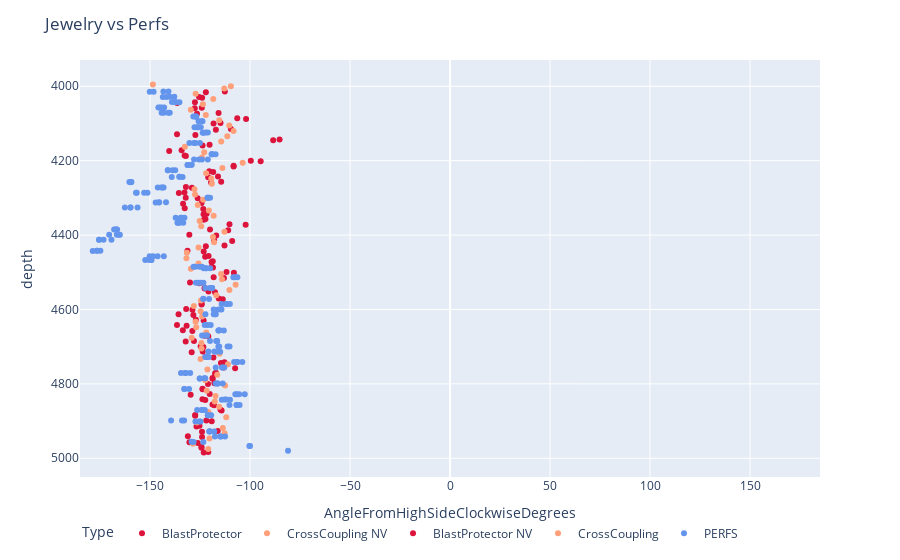

Here is the notebook cell this chart was saved with:
### Code cell
fig  = combined.plot(x='AngleFromHighSideClockwiseDegrees', y='depth', kind='scatter', color='type', custom_data=['name', 'angle'], color_discrete_map={'CrossCoupling':'lightsalmon', 'CrossCoupling NV':'lightsalmon', 'BlastProtector':'crimson', 'BlastProtector NV':'crimson', 'Centralizer':'lightblue', 'PERFS':'cornflowerblue', 'NV':'grey'})
fig.update_layout(hovermode="y", title="Jewelry vs Perfs", legend_title="Type", legend_orientation="h", template="plotly")
fig.update_traces(hovertemplate='%{customdata[0]}<br>%{customdata[1]}')
fig.update_xaxes(range=[-185, 185])
fig.update_yaxes(autorange="reversed")

### Figure 1 — Plotly figure (JSON) as saved in the notebook; plotly's stock layout.template omitted (floating-point values rounded to 4 significant figures; data arrays with more than 128 entries replaced by an {"elided": "..."} marker saying what was removed)
{"data": [{"customdata": [[["J1", "BP1"], 300], [["J1", "BP2"], 300], [["J2", "BP2"], 300], [["J3", "BP2"], 300], [["J3", "BP1"], 310], [["J4", "BP1"], 300], [["J4", "BP2"], 310], [["J5", "BP1"], 300], [["J5", "BP2"], 290], [["J6", "BP1"], 300], [["J6", "BP2"], 300], [["J7", "BP1"], 290], [["J7", "BP2"], 300], [["J8", "BP1"], 300], [["J9", "BP1"], 290], [["J9", "BP2"], 290], [["J10", "BP1"], 290], [["J10", "BP2"], 290], [["J11", "BP1"], 300], [["J11", "BP2"], 300], [["J12", "BP1"], 300], [["J12", "BP2"], 300], [["J13", "BP1"], 300], [["J14", "BP1"], 300], [["J14", "BP2"], 290], [["J15", "BP1"], 290], [["J15", "BP2"], 290], [["J16", "BP1"], 290], [["J16", "BP2"], 290], [["J17", "BP1"], 280], [["J17", "BP2"], 290], [["J18", "BP1"], 290], [["J18", "BP2"], 290], [["J19", "BP1"], 290], [["J19", "BP2"], 300], [["J20", "BP1"], 300], [["J20", "BP2"], 300], [["J21", "BP1"], 300], [["J21", "BP2"], 300], [["J22", "BP1"], 310], [["J22", "BP2"], 300], [["J23", "BP1"], 300], [["J23", "BP2"], 300], [["J24", "BP1"], 300], [["J24", "BP2"], 310], [["J25", "BP1"], 310], [["J25", "BP2"], 310], [["J26", "BP1"], 300], [["J26", "BP2"], 300], [["J27", "BP1"], 300], [["J27", "BP2"], 310], [["J28", "BP1"], 300], [["J28", "BP2"], 310], [["J29", "BP1"], 300], [["J30", "BP1"], 290], [["J30", "BP2"], 290], [["J31", "BP1"], 290], [["J31", "BP2"], 300], [["J32", "BP1"], 300], [["J32", "BP2"], 300], [["J33", "BP1"], 300], [["J33", "BP2"], 300], [["J34", "BP1"], 290], [["J34", "BP2"], 290], [["J35", "BP1"], 280], [["J35", "BP2"], 290], [["J36", "BP1"], 290], [["J36", "BP2"], 290], [["J37", "BP1"], 290], [["J37", "BP2"], 290], [["J38", "BP1"], 300], [["J38", "BP2"], 300], [["J39", "BP1"], 300], [["J39", "BP2"], 310], [["J40", "BP1"], 300], [["J40", "BP2"], 290], [["J41", "BP1"], 280], [["J41", "BP2"], 290], [["J42", "BP1"], 290], [["J42", "BP2"], 310], [["J43", "BP1"], 290], [["J43", "BP2"], 290], [["J44", "BP1"], 280], [["J44", "BP2"], 290], [["J45", "BP1"], 300], [["J45", "BP2"], 300], [["J46", "BP1"], 300], [["J46", "BP2"], 300], [["J47", "BP1"], 300], [["J47", "BP2"], 310], [["J48", "BP1"], 310], [["J48", "BP2"], 300], [["J49", "BP1"], 300], [["J49", "BP2"], 310], [["J50", "BP1"], 310], [["J50", "BP2"], 310], [["J51", "BP1"], 300], [["J51", "BP2"], 310], [["J52", "BP1"], 290], [["J52", "BP2"], 290], [["J53", "BP1"], 300], [["J53", "BP2"], 290], [["J54", "BP1"], 290], [["J54", "BP2"], 300], [["J55", "BP1"], 280], [["J55", "BP2"], 280], [["J56", "BP1"], 270], [["J56", "BP2"], 270], [["J57", "BP1"], 310], [["J57", "BP2"], 310], [["J58", "BP1"], 320], [["J58", "BP2"], 310], [["J59", "BP1"], 300], [["J59", "BP2"], 300], [["J60", "BP1"], 260], [["J60", "BP2"], 260], [["J61", "BP1"], 300], [["J61", "BP2"], 310], [["J62", "BP1"], 290], [["J62", "BP2"], 280], [["J63", "BP1"], 290], [["J63", "BP2"], 290], [["J64", "BP1"], 280], [["J64", "BP2"], 280], [["J65", "BP1"], 300], [["J65", "BP2"], 290], [["J66", "BP1"], 300], [["J66", "BP2"], 300], [["J67", "BP1"], 310], [["J67", "BP2"], 300], [["J68", "BP1"], 300], [["J68", "BP2"], 300], [["J69", "BP1"], 300], [["J69", "BP2"], 290]], "hovertemplate": "%{customdata[0]}<br>%{customdata[1]}", "legendgroup": "BlastProtector", "marker": {"color": "crimson", "symbol": "circle"}, "mode": "markers", "name": "BlastProtector", "orientation": "v", "showlegend": true, "type": "scatter", "x": {"elided": "134 float values"}, "xaxis": "x", "y": {"elided": "134 float values"}, "yaxis": "y"}, {"customdata": [["CC1", 300]], "hovertemplate": "%{customdata[0]}<br>%{customdata[1]}", "legendgroup": "CrossCoupling NV", "marker": {"color": "lightsalmon", "symbol": "circle"}, "mode": "markers", "name": "CrossCoupling NV", "orientation": "v", "showlegend": true, "type": "scatter", "x": [-120.9], "xaxis": "x", "y": [4975.0], "yaxis": "y"}, {"customdata": [[["J2", "BP1"], 300], [["J8", "BP2"], 300], [["J13", "BP2"], 300], [["J29", "BP2"], 300]], "hovertemplate": "%{customdata[0]}<br>%{customdata[1]}", "legendgroup": "BlastProtector NV", "marker": {"color": "crimson", "symbol": "circle"}, "mode": "markers", "name": "BlastProtector NV", "orientation": "v", "showlegend": true, "type": "scatter", "x": [-124.3, -127.4, -123.7, -124.2], "xaxis": "x", "y": [4972.0, 4884.0, 4813.0, 4584.0], "yaxis": "y"}, {"customdata": {"elided": "70x2 mixed values"}, "hovertemplate": "%{customdata[0]}<br>%{customdata[1]}", "legendgroup": "CrossCoupling", "marker": {"color": "lightsalmon", "symbol": "circle"}, "mode": "markers", "name": "CrossCoupling", "orientation": "v", "showlegend": true, "type": "scatter", "x": [-128.5, -120.3, -112.7, -113.6, -126.6, -111.9, -120.8, -115.4, -117.6, -117.2, -121.6, -112.4, -122.4, -116.4, -121.3, -111.1, -124.7, -115.2, -124.2, -124.3, -129.2, -121.9, -126.9, -127.2, -123.9, -124.7, -128.1, -124.5, -116.9, -110.3, -107.2, -114.0, -114.5, -129.6, -125.8, -131.8, -131.6, -125.7, -118.0, -118.5, -112.8, -124.4, -125.2, -118.2, -120.6, -126.1, -123.4, -127.5, -127.8, -119.1, -119.4, -121.9, -113.8, -103.7, -124.0, -122.9, -132.6, -114.4, -111.3, -108.2, -110.4, -115.4, -122.1, -129.6, -123.5, -118.4, -127.2, -112.9, -109.6, -148.6], "xaxis": "x", "y": [4961.0, 4947.0, 4932.0, 4918.0, 4904.0, 4890.0, 4876.0, 4861.0, 4847.0, 4833.0, 4819.0, 4804.0, 4790.0, 4776.0, 4761.0, 4747.0, 4733.0, 4719.0, 4705.0, 4690.0, 4676.0, 4662.0, 4648.0, 4633.0, 4619.0, 4605.0, 4590.0, 4576.0, 4562.0, 4548.0, 4533.0, 4519.0, 4505.0, 4491.0, 4476.0, 4462.0, 4448.0, 4433.0, 4419.0, 4405.0, 4391.0, 4376.0, 4362.0, 4348.0, 4334.0, 4319.0, 4305.0, 4291.0, 4277.0, 4262.0, 4248.0, 4234.0, 4219.0, 4205.0, 4191.0, 4177.0, 4163.0, 4148.0, 4134.0, 4120.0, 4106.0, 4091.0, 4077.0, 4063.0, 4049.0, 4034.0, 4020.0, 4006.0, 4000.0, 3995.0], "yaxis": "y"}, {"customdata": {"elided": "240x2 mixed values"}, "hovertemplate": "%{customdata[0]}<br>%{customdata[1]}", "legendgroup": "PERFS", "marker": {"color": "cornflowerblue", "symbol": "circle"}, "mode": "markers", "name": "PERFS", "orientation": "v", "showlegend": true, "type": "scatter", "x": {"elided": "240 float values"}, "xaxis": "x", "y": {"elided": "240 float values"}, "yaxis": "y"}], "layout": {"hovermode": "y", "legend": {"orientation": "h", "title": {"text": "Type"}, "tracegroupgap": 0}, "margin": {"t": 60}, "title": {"text": "Jewelry vs Perfs"}, "xaxis": {"anchor": "y", "domain": [0, 1], "range": [-185, 185], "title": {"text": "AngleFromHighSideClockwiseDegrees"}}, "yaxis": {"anchor": "x", "autorange": "reversed", "domain": [0, 1], "title": {"text": "depth"}}}}
